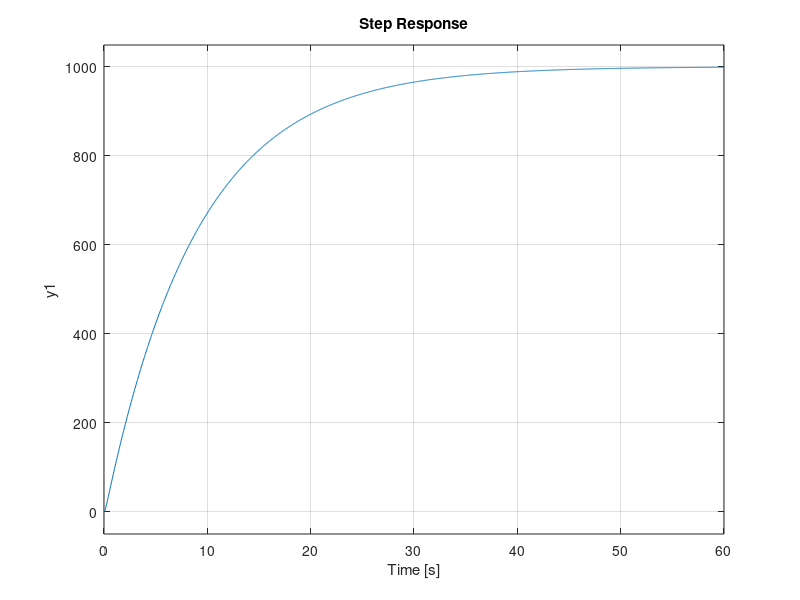

MATLAB code to generate this figure:
 numerator = 1000;
    %denominator = (0.1*10+0.9*10+1000*0.001);
    sys = tf(numerator, [1 9 1]);
    step(sys);
    %poles = roots(denominator);
    %t = 0:0.1:20;
    %u = ones(size(t));
%y = lsim(sys, u, t);
%plot(t,y);